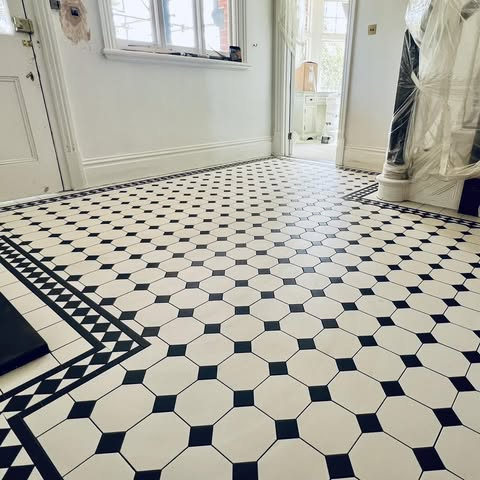
#> input picture images/floor.jpg, 480 x 480 px
$ jupyter execute projection_rectification.ipynb   (shell and % lines are left out)
#> lines starting #> are read from the running program, lines starting #| are printed output that depends on the picture
### Projection Rectification
#### Theory
Projection rectification is the process of undoing distortions to shapes, caused by projecting a 3D object down to a 2D image.
Projection rectification can be achieved in several way, the simplest way is:

- Marking 4 points in the original image, preferrably of a recognizable shape, like a square
- Specifying the new coordinate of the 4 points that we want
- Solving for the projective transformation.

Suppose points are $x_1, x_2, x_3, x_4$ and $x_1', x_2', x_3', x_4'$, then:
$$
Hx_i = x_i' \to H\cdot [x_1 \ x_2 \ x_3 \ x_4] = [x_1' \ x_2' \ x_3' \ x_4']
$$

Problem: $H$ is 3x3, but $[x_1 \ x_2 \ x_3 \ x_4]$ and $[x_1' \ x_2' \ x_3' \ x_4']$ are 3x4. This is because $x_i$ are given in projective coordinates that is defined only up to scale.

Approach 1: Dirty fix. Take advantage of $x_i' \times Hx_i = 0$ (Ref: p89)
Flatten H as
$$
H =
\begin{bmatrix}
        h_1  & h_2 & h_3\\
        h_4  & h_5 & h_6\\
        h_7  & h_8 & h_9\\
\end{bmatrix}
\to
\mathbf{h}
    = \begin{bmatrix}
        \vec h_1  \\
        \vec h_2 \\
        \vec h_3
    \end{bmatrix}_{9 \times 1} = \begin{bmatrix}
         h_1 \\
         h_2 \\
         h_3 \\
         h_4 \\
         h_5 \\
         h_6 \\
         h_7 \\
         h_8 \\
         h_9 \\
    \end{bmatrix}_{9 \times 1}
$$
Where $h_i$ is the $i$-th row of $H$ transposed, of dimension $3 \times 1$, and
$\mathbf{x_i}^T = (x_i, y_i, w_i)$
Then the equation becomes
$$
 \begin{bmatrix}
        0^T & -w_i' \mathbf{x_i^T} & y_i'\mathbf{x_i^T}  \\
        -w_i' \mathbf{x_i^T} & 0^T & -x_i'\mathbf{x_i^T} \\
        -y_i'\mathbf{x_i^T} & x_i'\mathbf{x_i^T} & 0^T
\end{bmatrix}_{3 \times 9} h = \mathbf{0}
$$
Since H is defined up to scale, the last row is ommitted:
$$
 \begin{bmatrix}
        0^T & -w_i' \mathbf{x_i^T} & y_i'\mathbf{x_i^T}  \\
        -w_i' \mathbf{x_i^T} & 0^T & -x_i'\mathbf{x_i^T} \\
\end{bmatrix}_{2 \times 9} h = \mathbf{0} \to A_ih = 0
$$
Each $i$ gives two equations for a total of 8 equations. This can be solved by locking $h_9$ = 1 because of projective coordinates, but this is a dirty solution (we'll see why)

#### Step 1. Determining 4 corresponding points

[cell 1]
# Load image, put on plot
import matplotlib.pyplot as plt
import matplotlib.image as mpimg
import numpy as np

image = plt.imread('../images/floor.jpg')
#> image is the input picture: shape (480, 480, 3); mean R, G, B 171, 169.4, 159.6
# Display the image

# selecting 4 points, put them on the image
x = np.array([[132,379], [198, 435], [276,370], [210, 327]])
x_coords, y_coords = zip(*x)


# And the corresponding points where we want them to be after the distortion undo
x_prime = np.array([[200, 300], [300, 300], [300, 200], [200,200]])


xp_coords, yp_coords = zip(*x_prime)

[cell 2]
fig, ax = plt.subplots()
ax.imshow(image)
print(image.shape)
#| (480, 480, 3)
ax.scatter(x_coords, y_coords, color="red", s=40)
ax.scatter(xp_coords, yp_coords, color="green", s=40)
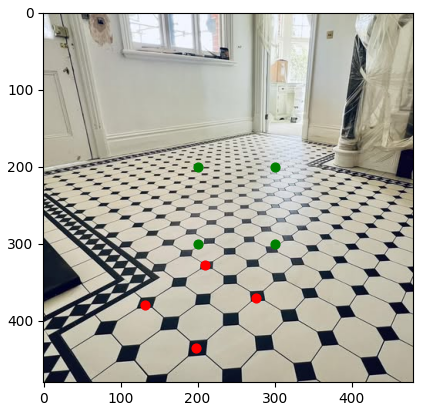
#> figure drawn by matplotlib, 1 panel

#### Step 2: Solve H

[cell 3]
# form the matrix Ai according to definition in Theory
def get_Ai(x, xp, homogen=False):
    # convert x_i, xp_i to homogeneous coords
    if not homogen:
        x_i = np.concatenate((x, [1]))
        xp_i = np.concatenate((xp, [1]))
    else:
        x_i = x
        xp_i = xp
    row1 = np.concatenate((
        np.zeros(3),
        -xp_i[-1]*x_i,
        xp_i[1]*x_i
    )
    )
    row2 = np.concatenate((
         xp_i[-1]*x_i,
         np.zeros(3),
         -xp_i[0]*x_i
    ))
    return np.array([row1, row2])

# Stack the A_i to get A

def get_A(x, x_prime, homogen=False):
#> called with x = array of shape (4, 2), x_prime = array of shape (4, 2), homogen = False
    A = np.zeros((0,9))
    for i in range(x.shape[0]):
        Ai = get_Ai(x[i], x_prime[i], homogen)
        A = np.concatenate((A,Ai))
    return A

[cell 4]
A = get_A(x, x_prime)
b = np.zeros(9)
# Enforce h_9 = 1
A = np.concatenate((A, [[0,0,0,0,0,0,0,0,1]]))
b[-1] = 1

# solve for H
h = np.linalg.solve(A, b)
print(h)
# reshape h into H
H = h.reshape((3,3))
print(H)

Confirm that x had been transformed to x_prime

[cell 5]
x_p = H @ (np.hstack((x, np.ones((4,1))))).T
# convert back to (x, y, 1) form
x_p = x_p * 1/x_p[-1]
x_p = x_p[:-1, :].reshape((-1, 2))

[cell 6]
print(x)
print(x_p)

#### Step 3. Apply H on the image

**Caution!**

A perk of the warp function here is that it applies the INVERSE of the transform that it estimates! Meaning if $H$ transform source points to destination points, then warp(image, H) applies $H^{-1}$ on the image! So we actually have to invert H before giving to this function that does the pixel mapping for us.

[cell 7]
from scipy import ndimage as ndi
from skimage.io import imread
from skimage.color import rgb2gray
from skimage.transform import ProjectiveTransform, warp
import numpy as np

im_src = imread('../images/floor.jpg')
height, width, dim = im_src.shape
#> height = 480; width = 480; dim = 3
im_dst = np.zeros((height, width, dim))

# funny perk of warp: it applies inverse of H to the image
H_inv = np.linalg.inv(H)

im_dst = warp(im_src, H_inv, output_shape=(height, width))
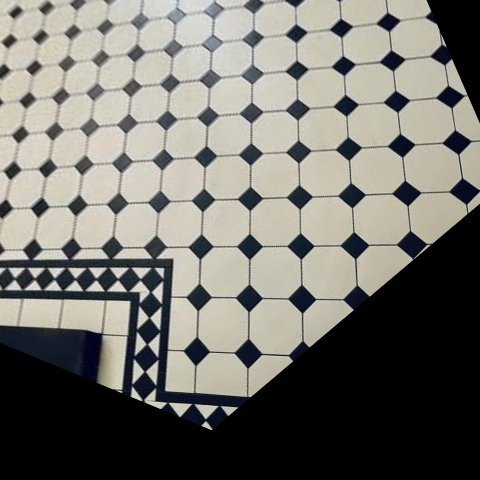
#> im_dst: shape (480, 480, 3) float64; mean R, G, B 0.464, 0.458, 0.434

plt.figure(figsize=(12, 6))
plt.subplot(121)
plt.imshow(im_src)
x_coords, y_coords = zip(*x)
plt.scatter(x_coords, y_coords, s=30, color="red")
plt.title('Source Image')
plt.subplot(122)
plt.imshow(im_dst)
x_coords, y_coords = zip(*x_p)
plt.scatter(x_coords, y_coords, s=30, color="green")
plt.title('Destination Image After Transformation')
plt.show()
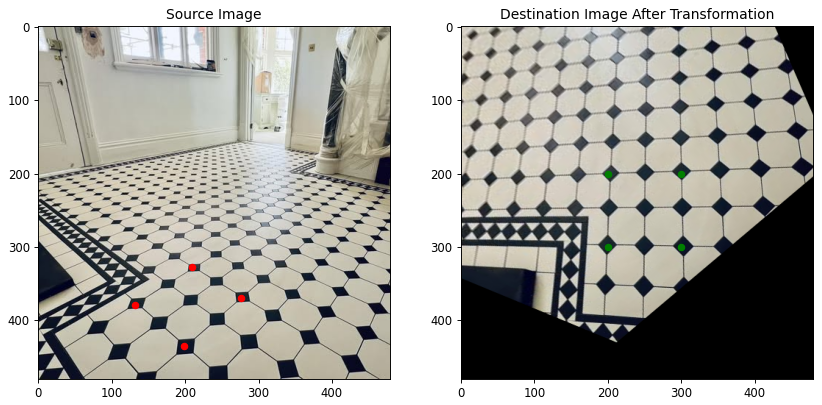
#> figure drawn by matplotlib, 2 panels

#### Commercial solution

[cell 8]
from scipy import ndimage as ndi
from skimage.io import imread
from skimage.color import rgb2gray
from skimage.transform import ProjectiveTransform, warp
import numpy as np

im_src = imread('../images/floor.jpg')
height, width, dim = im_src.shape
im_dst = np.zeros((height, width, dim))

pt = ProjectiveTransform()

pt.estimate(x_prime, x)

im_dst = warp(im_src, pt, output_shape=(height, width))

plt.figure(figsize=(12, 6))
plt.subplot(121)
plt.imshow(im_src)
ax.scatter(x_coords, y_coords, color="red", s=40)
ax.scatter(xp_coords, yp_coords, color="green", s=40)
plt.title('Source Image')
plt.subplot(122)
plt.imshow(im_dst)
plt.title('Destination Image After Transformation')
plt.show()

#### Compute using horizon lines
The horizon line, also called the *line at infinity*, gives a way to intuitively make sense of the transform. Since points and lines both deliver 2 equations, we'll use two points at infinity instead of 1 line at infinity as a practicality perk.

Suppose I want to say: "Look at the floor in the above image, but top-down". This is equivalent to "please make paralel lines cut at points of the form (a, b, 0)".

To achieve that, we'll compute $x^1_\infty$ and $x^2_\infty$ from 2 paralel lines, and specify that we want them to be of the form $x'_\infty = (a, b, 0)$ after the transform. We'll then supply two more points to determine the entire transform. We should also see what kind of effect $a$ and $b$ has by trying a few values.

[cell 9]
# Choosing points and compute lines
plt.figure(figsize=(12, 6))
plt.subplot(121)
plt.imshow(im_src)

a = np.array([218,362])
b = np.array([414,223])
c = np.array([286,359])
d = np.array([438,227])
# ab // cd

e = np.array([411,448])
f = np.array([69,241])
g = np.array([445, 374])
h = np.array([201,265])
# ef // gh

pts = np.array([a, b, c, d])
x_coords, y_coords = zip(*pts)


ab = np.cross(np.concatenate((a, [1])), np.concatenate((b, [1])))
cd = np.cross(np.concatenate((c, [1])), np.concatenate((d, [1])))
ab = ab*(1/ab[-1])
cd = cd*(1/cd[-1])

ef = np.cross(np.concatenate((e, [1])), np.concatenate((f, [1])))
gh = np.cross(np.concatenate((g, [1])), np.concatenate((h, [1])))
ef = ef*(1/ef[-1])
gh = gh*(1/gh[-1])

x = np.linspace(0, 500, 500)

# Calculate y-values for plotting
yab =  -(ab[0]* x + ab[2])/ab[1]
ycd =  -(cd[0]* x + cd[2])/cd[1]
yef =  -(ef[0]* x + ef[2])/ef[1]
ygh =  -(gh[0]* x + gh[2])/gh[1]
plt.plot(x, yab)
plt.plot(x, ycd)
plt.plot(x, yef)
plt.plot(x, ygh)
plt.scatter(x_coords, y_coords, s=30, color="red")
plt.show()
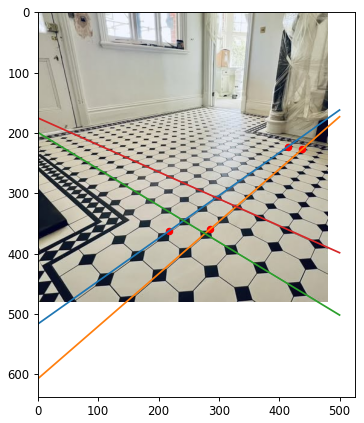
#> figure drawn by matplotlib, 1 panel

#### Experiment with changing the horizon to a new location

[cell 10]
# compute line intersection
ef_gh = np.cross(ef, gh)
ab_cd = np.cross(ab, cd)
ef_gh /= ef_gh[-1]
ab_cd /= ab_cd[-1]

# Give a new horizon, in this case move it "up" in the image
efgh_inf = ef_gh + np.array([0, -500 ,0])
abcd_inf = ab_cd + np.array([0, -500 ,0])

pts = np.array([
    np.array([218,362, 1]), np.array([286,359, 1]),
    ab_cd, ef_gh
])

new_pts = np.array([
    np.array([218,362, 1]), np.array([286,359, 1]),
    abcd_inf, efgh_inf
])

[cell 11]
# Solve H

A = get_A(pts, new_pts, homogen=True)
b = np.zeros(9)
# Enforce h_9 = 1
A = np.concatenate((A, [[0,0,0,0,0,0,0,0,1]]))
b[-1] = 1

# solve for H
h = np.linalg.solve(A, b)
print(h)
# reshape h into H
H = h.reshape((3,3))
print(H)

[cell 12]
from scipy import ndimage as ndi
from skimage.io import imread
from skimage.color import rgb2gray
from skimage.transform import ProjectiveTransform, warp
import numpy as np

im_src = imread('../images/floor.jpg')
height, width, dim = im_src.shape

im_dst = warp(im_src, np.linalg.inv(H), output_shape=(height, width))
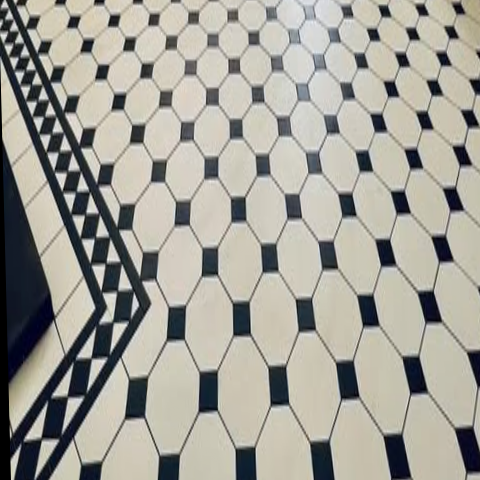
#> im_dst: shape (480, 480, 3) float64; mean R, G, B 0.637, 0.63, 0.597

plt.figure(figsize=(12, 6))
plt.subplot(121)
plt.imshow(im_src)
pts = np.array([a, c])
x_coords, y_coords = zip(*pts)

plt.scatter(x_coords, y_coords, color="red", s=40)
plt.title('Source Image')
plt.subplot(122)
plt.imshow(im_dst)
pts = np.array([a, c])
x_coords, y_coords = zip(*pts)
plt.scatter(x_coords, y_coords, color="green", s=40)
plt.title('Destination Image After Transformation')
plt.show()
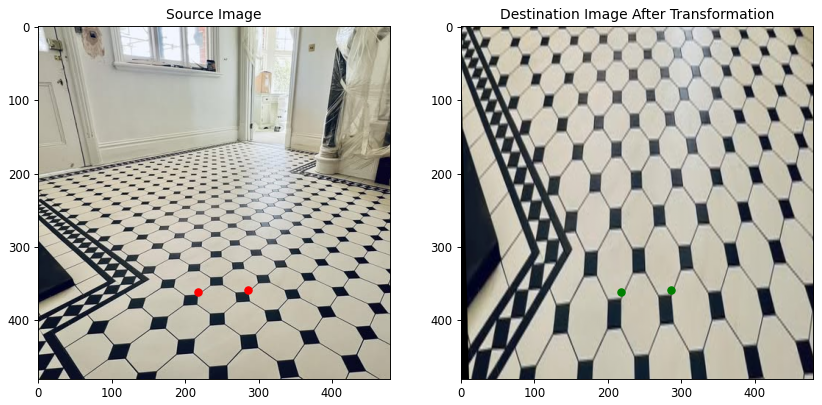
#> figure drawn by matplotlib, 2 panels
